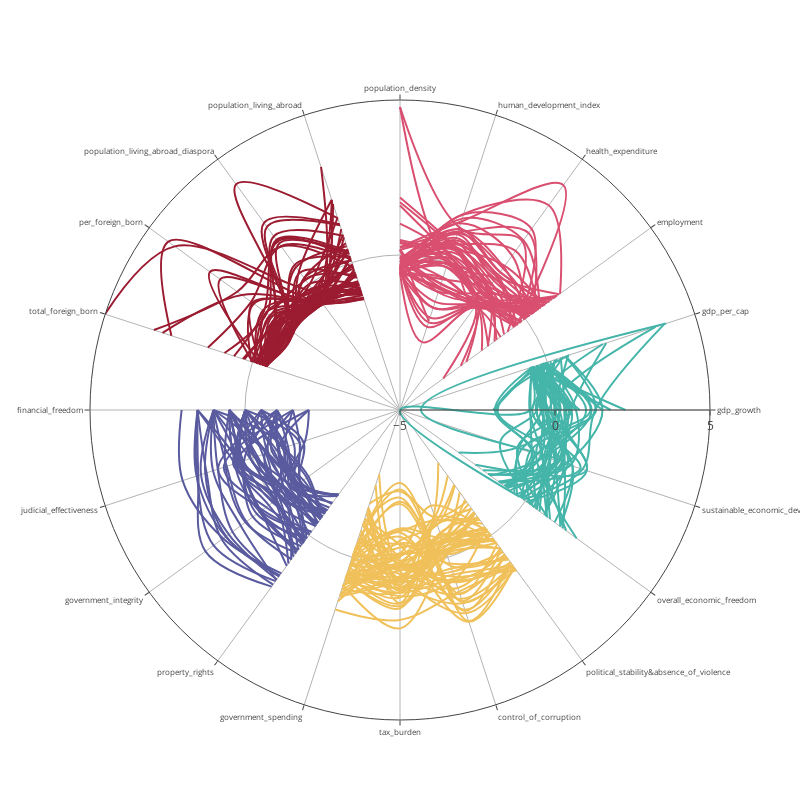

Notebook source saved alongside this figure:
### Code cell
# import plotly.plotly as py
# import plotly.graph_objs as go

data = []
color = "rgba(255,255,255,0)"


def format(l):
    return list(l).append(list(l)[0])

# theta = list(cols_name[1:])
# theta.append(cols_name[1])
# print(theta)

# r=list(df_norm[cols_name[1:]].iloc[i].values)+[df_norm[cols_name[1]].iloc[i]]

# order = []
# for k, v in directions.items():
#     order += v
# print(order)

colors=['D94F70','45B5AA','F0C05A','5A5B9F','9B1B30']

range_min = -5
range_max = 5

for i in range(len(df_norm)):
    
    for index,k in enumerate(directions.keys()):
        
        r = df_norm[directions[k]].iloc[i].values
        theta = directions[k]
        
#         print(theta)
        
#         print(df_norm[directions[k]].iloc[i])
        data.append(go.Scatterpolar(
#             name = df_norm['indicator'].iloc[i],
            mode = "lines",
#             mode = "markers",
            marker = dict(
#                 color = "rgba(180,120,150,0.4)",
                color = colors[index]

            ),
#             r = df_norm[cols_name[1:]].iloc[i].values,
#             theta = cols_name[1:],
            r=r,
            theta=theta,
            line = dict(
                shape = "spline",
#                 color = "rgba(180,120,150,0.3)",
                color=[colors[index]],
            )
        ))


layout = go.Layout(
    showlegend = False,
    polar=dict(
        angularaxis=dict(
            tickfont = dict(
                size = 8
                
            ),
            ticks = "outside" ,
            rotation = 90,
            direction = "clockwise"
        ),
        radialaxis=dict(
            visible=True,
            nticks=4,
            range = [range_min,range_max]
        )
    )
)

fig = go.Figure(data=data, layout=layout)
fig['layout'].update(width=800,height=800)
iplot(fig)
